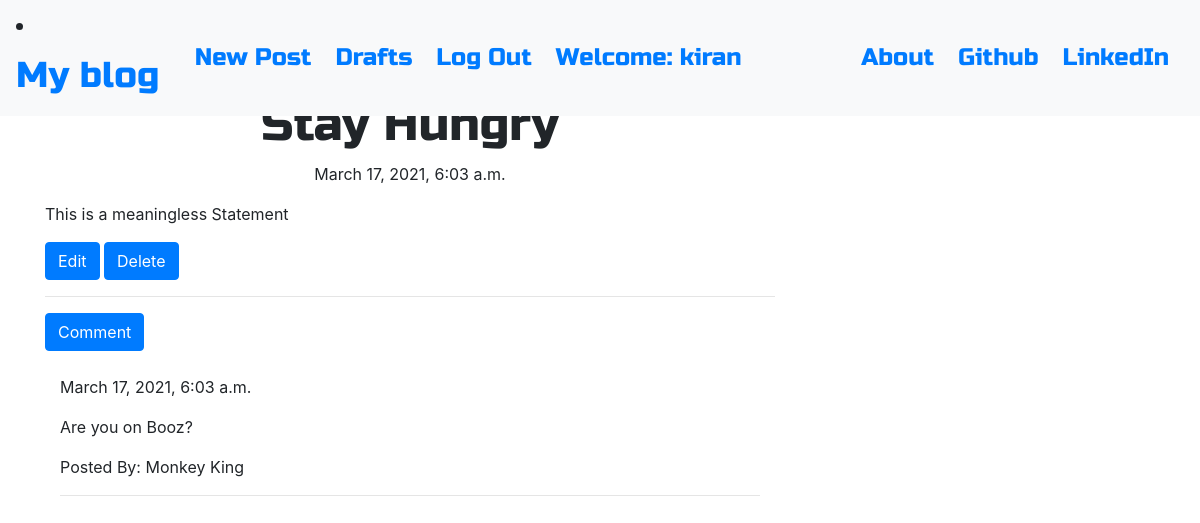
The app's page /post/7 (signed in) with its own data.
### blog/models.py (models this page shows, shortened)
class Post(models.Model):
    author = models.ForeignKey('auth.User', on_delete=models.CASCADE)
    title = models.CharField(max_length=200)
    text = models.TextField()
    create_date = models.DateTimeField(default=timezone.now)
    published_date = models.DateTimeField(blank=True, null=True)

class Comment(models.Model):
    post = models.ForeignKey('blog.Post', related_name='comments', on_delete=models.CASCADE)
    author = models.CharField(max_length=200)
    text = models.TextField(max_length=2000)
    create_date = models.DateTimeField(default=timezone.now)
    approve_comment = models.BooleanField(default=False)

### blog/views.py (the view)
# urls.py: re_path(r'^(?P<pk>[\d]+)$', views.PostDetailView.as_view(), name='post_detail'),                # post Detail view
class PostDetailView(DetailView):
    model = models.Post

### blog/templates/blog/post_detail.html (shortened to what this page needs)
{% extends "blog/base.html" %}
{% block content %}
<br><br><br><br>
<h1 class="posttitle loader">{{ post.title }}</h1>
{% if post.published_date %}
    <div class="date postdate">
        {{ post.published_date }}
    </div>
{% else %}
    <a  class="btn btn-primary" href="{% url 'blog:post_publish' pk=post.pk %}">Publish</a>
{% endif %}
    <p class='postcontent'>{{ post.text|safe|linebreaksbr }}</p>
{% if user.is_authenticated %}
    <a class="btn btn-primary" href="{% url 'blog:post_update' pk=post.pk %}">
        <span>Edit</span>
    </a>
    <a class="btn btn-primary" href="{% url 'blog:post_remove' pk=post.pk %}">
        <span>Delete</span>
    </a>
{% endif %}
    <hr>
    <a class='btn btn-primary' href="{% url 'blog:post_comment' pk=post.pk %}">Comment</a>
    <div class='container'>
        {% for comment in post.comments.all %}
            <br>
            {% if user.is_authenticated or comment.approve_comment %}
                {{ comment.create_date }}
                    <p>{{ comment.text|safe|linebreaks }}</p>
                    <p>Posted By: {{ comment.author }}</p>
                    <hr>
            {% endif %}
            {% empty %}
            <p>No Comments!</p>
        {% endfor %}
    </div>
{% endblock %}

### blog/templates/blog/base.html (shortened to what this page needs)
<!DOCTYPE html>
{% load static %}
<html lang="en">
<head>
    <link rel="stylesheet" href="https://cdn.jsdelivr.net/npm/bootstrap@4.6.0/dist/css/bootstrap.min.css">
    <link rel="stylesheet" href="//cdn.jsdelivr.net/npm/medium-editor@latest/dist/css/medium-editor.min.css" type="text/css" media="screen" charset="utf-8">
    <link rel="stylesheet" href="{% static 'CSS/blog.css' %}">
</head>
<body>
        <nav class='navbar navbar-expand-md navabr-light bg-light fixed-top techfont'>
            <div class="navbar-header">
                <li class="nav-item"><a class="navbar-brand bigbrand" href="{% url 'post_list' %}">My blog</a></li>
            </div>
            <div class='container'>
                <ul class="nav navbar-nav navbar-right">
                    {% if user.is_authenticated %}
                        <li class="nav-item"><a href="{% url 'blog:post_new' %}">New Post</a></li>
                        <li class="nav-item ml-4"><a href="{% url 'post_draft_list' %}">Drafts</a></li>
                        <li class="nav-item ml-4"><a href="{% url 'logout' %}">Log Out</a></li>
                        <li class="nav-item ml-4"> <a href="#"> Welcome: {{ user.username }}</a></li>
                    {% else %}
                        <li class="nav-item"><a class="nav navbar-right" href="{% url 'login' %}">Login</a></li>
                    {% endif %}
                </ul>
                <ul class="nav navbar-nav navbar-left">
                    <li class="nav-item"><a href="{% url 'about' %}">About</a></li>
                    <li class="nav-item ml-4"><a href="https://www.github.com">Github</a></li>
                    <li class="nav-item ml-4"><a href="https://www.linkedin.com">LinkedIn</a></li>
                </ul>
            </div>
        </nav>
    <div class="content container">
        <div class="row">
            <div class="col-md-8">
                <div class="blog_posts">
                    {% block content %}
                    {% endblock %}
                </div>
            </div>
        </div>
    </div>
</body>
</html>

### blog/static/CSS/blog.css (style rules this page uses)
.techfont { font-family: 'Russo One', sans-serif; font-size: 1.5em; margin-bottom: 10px; }
.postdate { text-align: center; }
.posttitle { font-family: 'Russo One', sans-serif; font-size: 3em; text-align: center; }
.postcontent { font-family: 'Montserrat'; font-size: 1.5em; }
.bigbrand { font-size: 1.5em; }
.loader { filter:hue-rotate(0deg); color: linear-gradient(45deg,#0f8,#08f); animation:hue 5000ms infinite linear; }

### records on screen
Post: title "Stay Hungry", published_date "March 17, 2021, 6:03 a.m.", text "This is a meaningless Statement"
Comment: create_date "March 17, 2021, 6:03 a.m.", text "Are you on Booz?", author "Monkey King"

### other values on screen
{{ user.username }} "kiran"
